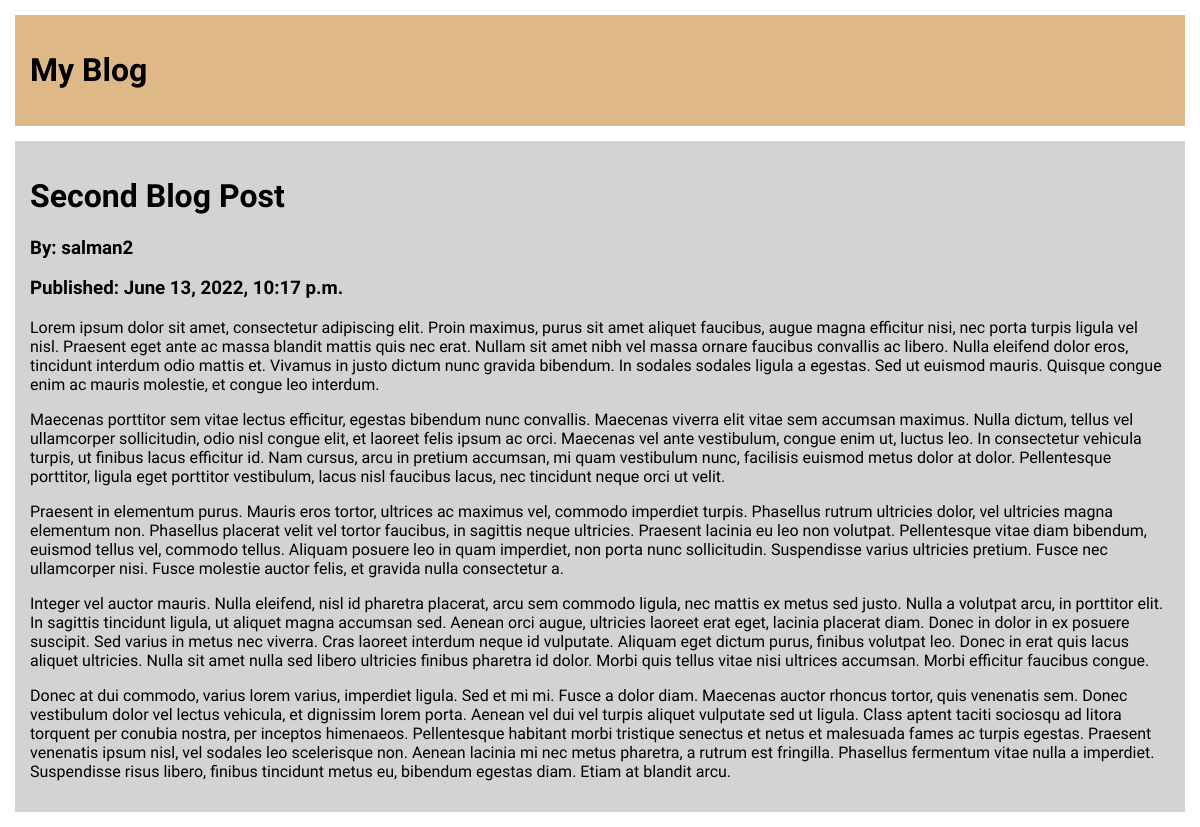
Before: /post/2/ with the older database file.
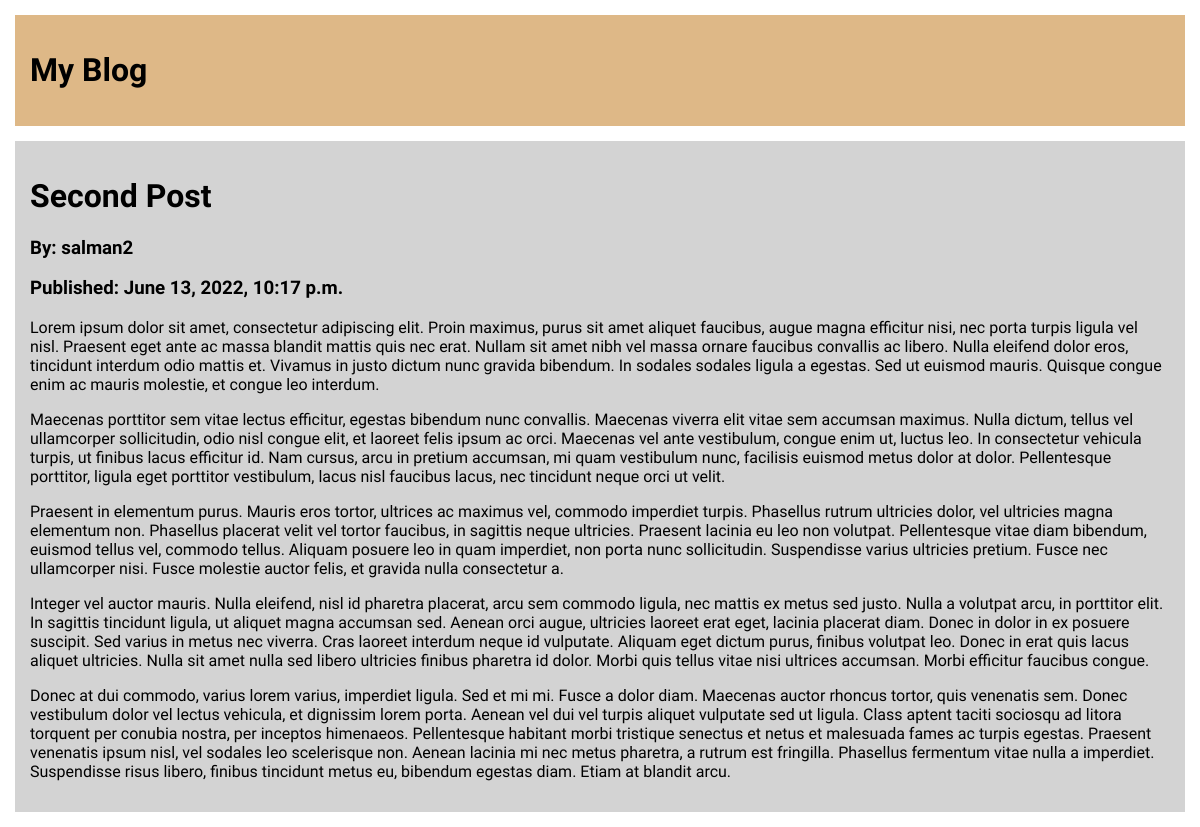
After: the same page with the newer database file.
### main/models.py (models this page shows, shortened)
class BlogPost(models.Model):
    title = models.CharField(max_length=100)
    body = models.TextField()
    publication_date = models.DateTimeField(default=timezone.now)
    author = models.ForeignKey(
        to=settings.AUTH_USER_MODEL,
        on_delete=models.SET(get_deleted_user),
    )

### main/views.py (the view)
# urls.py: path('post/<int:pk>/', PostDetailView.as_view(), name='post_detail'),
class PostDetailView(DetailView):
    model = BlogPost

### main/templates/main/blogpost_detail.html
{% extends 'main/base.html' %}
{% block content %}
    <div class="blogpost">
        <h1>{{ blogpost.title|escape }}</h1>
        <h3>By: {{ blogpost.author|escape }}</h3>
        <h3>Published: {{ blogpost.publication_date }}</h3>
        <div>{{ blogpost.body|escape|linebreaks }}</div>
    </div>
{% endblock content %}

Changed rows visible on the page:
changed BlogPost "salman2": title "Second Blog Post" → "Second Post"
